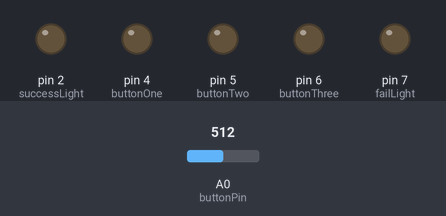
Bench run of a sketch on a simulated Arduino Uno, built with avr-gcc and run on an emulated ATmega328P. On the bench: output pins drawn as LEDs (lit = HIGH). The inputs (shaded band) are chosen by the test bench; at power-on: A0 (buttonPin) = 512. Random numbers use the default seed unless the sketch sets one; what the sketch prints to the serial monitor is not drawn.

Above: at 4.7 s.
4.8 s: A0 (buttonPin) set to 592
6.3 s: A0 (buttonPin) set to 617
At 7.1 s:
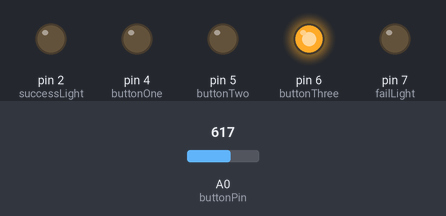
At 7.92 s:
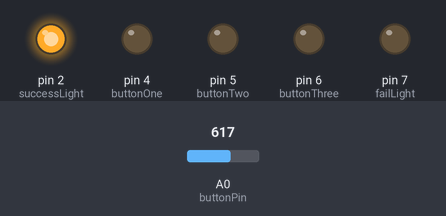
Timing chart, 0 to 43.7 s (numbered marks = the images above; inputs shaded):
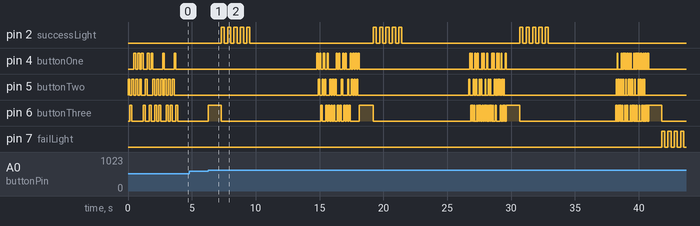

The sketch:

CupShuffle.ino
```cpp
const int buttonPin = A0;
int keyVal = 0;

const int buttonOne = 4;
const int buttonTwo = 5;
const int buttonThree = 6;
const int buttonDelta = 3;
const int successLight = 2;
const int failLight = 7;

void setup() {
  // put your setup code here, to run once:

  // Setup console to be written to
  Serial.begin(9600);

  // These are the blue lights
  pinMode(buttonOne, OUTPUT);
  pinMode(buttonTwo, OUTPUT);
  pinMode(buttonThree, OUTPUT);

  // success and fail lights
  pinMode(successLight, OUTPUT);
  pinMode(failLight, OUTPUT);

  // the button input
  pinMode(buttonPin, INPUT);
}


void loop() {
  // put your main code here, to run repeatedly:
  short level = 1;        // start at level 1
  bool correct = true;
  short scrambles;
  short speed;

  while (correct) {
    if (level == 1) {
      scrambles = 25;   // 25 iterations to start
      speed = 150;      // milliseconds
    }
    else {
      scrambles = (4 * scrambles) / 3;   // increase by 1/3
      speed = (2 * speed) / 3;           // decrease by 1/3
    }


    Serial.print("LEVEL: ");
    Serial.println(level);
    int final_light = scramble(scrambles, speed);
    int player_guess = get_answer();

    flash_answer(player_guess, final_light);

    correct = (player_guess == final_light);

    if (correct) {
      level++;
      delay(5000);
    }
  }

  // calculate and print final scores
  short finalSpeed = speed + (speed / 2);
  short finalLevel = level - 1;
  Serial.print("Final score: ");
  Serial.println(finalLevel);
  if (finalLevel != 0) {
    Serial.print("Max shuffle speed: ");
    Serial.print(finalSpeed);
    Serial.println("ms");
    Serial.print("Lost on shuffle speed: ");
    Serial.print(speed);
    Serial.println("ms");
    Serial.println("");
  }


  game_reset_blink();

}

void game_reset_blink() {
  for (int i = 0; i < 5; i++) {
    digitalWrite(buttonOne, HIGH);
    digitalWrite(buttonTwo, HIGH);
    digitalWrite(buttonThree, HIGH);
    digitalWrite(successLight, HIGH);
    digitalWrite(failLight, HIGH);
    delay(500);
    digitalWrite(buttonOne, LOW);
    digitalWrite(buttonTwo, LOW);
    digitalWrite(buttonThree, LOW);
    digitalWrite(successLight, LOW);
    digitalWrite(failLight, LOW);
    delay(500);
  }
}

int scramble(int scrambles, int interval) {
  // determine final light to be displayed
  short prevPin = random(1, 4);

  // scramble the lights
  while (scrambles > 0) {
    // flash the prevPin
    digitalWrite(prevPin + buttonDelta, HIGH);
    delay(interval);
    digitalWrite(prevPin + buttonDelta, LOW);

    // Generate list that contains the two options that are not the previous number
    int options[2];
    short optionsIndex = 0;
    for (int i = 0; i < 3; i++) {
      if (i + 1 != prevPin) {
        options[optionsIndex] = i + 1;
        optionsIndex++;
      }
    }
    // select a random index
    int randomIndex = random(0, 2);
    prevPin = options[randomIndex];

    // decrement scramble iterator
    scrambles--;
  }
  // flash the last light (light pins are 3 through 6 so add buttonDelta to prevPin)
  digitalWrite(prevPin + buttonDelta, HIGH);
  delay(interval);
  digitalWrite(prevPin + buttonDelta, LOW);

  return prevPin;
}

int get_answer() {
  // button 1 avg is 1000 (bottom of board)
  // button 2 avg is 850 (middle of board)
  // button 3 avg is 700 (top of board)
  // range is +- 75 for each avg

  // initialize answer to 0
  int answer = 0;

  while (answer == 0) {
    keyVal = analogRead(buttonPin);

    if (600 < keyVal && keyVal <= 775) {
      // buttonThree
      digitalWrite(buttonThree, HIGH);
      answer = 3;
    }
    else if (775 < keyVal && keyVal <= 925) {
      // buttonTwo
      digitalWrite(buttonTwo, HIGH);
      answer = 2;
    }
    else if (925 < keyVal && keyVal <= 1075) {
      // buttonOne
      digitalWrite(buttonOne, HIGH);
      answer = 1;
    }
    else {
      digitalWrite(buttonOne, LOW);
      digitalWrite(buttonTwo, LOW);
      digitalWrite(buttonThree, LOW);
    }
  }
  // answer selected.
  delay(1000);
  digitalWrite(answer + buttonDelta, LOW); // turn off answer light
  return answer;
}

void flash_answer(int guess, int final) {
  int light;
  if (guess == final) {
    light = successLight;
  }
  else {
    light = failLight;
  }

  // flash the light
  for (int i = 0; i < 5; i++){
    digitalWrite(light, HIGH);
    delay(250);
    digitalWrite(light, LOW);
    delay(250);
  }
}
```

Measured:
- the behaviour switches between 600 and 601 on A0 (buttonPin) (found by bisection; images 0 and 1)
- after the input at 4.8 s, every drawn part: stays the same
- after the input at 6.3 s, pin 2 (successLight): LOW → HIGH after 1.0 s, then repeats every 11.9 s: 4 × (LOW 0.25 s, HIGH 0.25 s), LOW 9.7 s, HIGH 0.25 s; pin 4 (buttonOne): LOW → HIGH after 8.5 s, → LOW 0.10 s later, → HIGH 0.10 s later, → LOW 0.10 s later, … (92 changes in this stretch)
